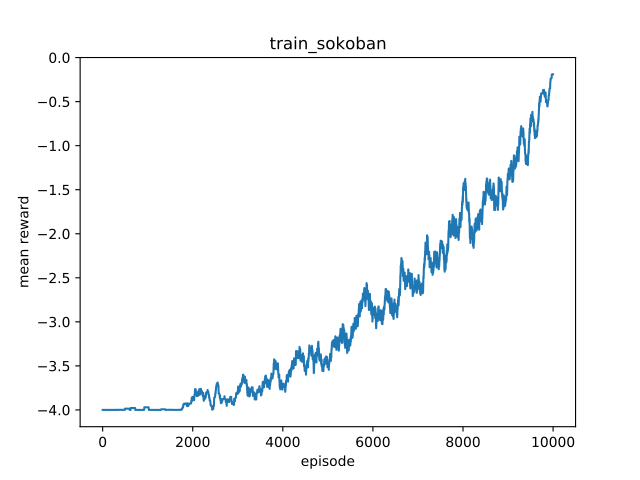

Reproduce this figure in Python.
import os
import sys
import matplotlib.pyplot as plt
from bp_env import BPEnv
from sokoban import *
from q_learning import *

env = BPEnv()
env.set_bprogram_generator(init_bprogram)

pygame_settings["display"] = False

Q, results, episodes, mean_reward = qlearning(environment=env,
                                              num_episodes=10000,
                                              episode_timeout=300,
                                              alpha=0.1,
                                              gamma=0.99,
                                              testing=True,
                                              seed=1,
                                              glie=glie_10)
plt.plot(episodes, mean_reward)
plt.ylabel('mean reward')
plt.xlabel('episode')
plt.title(os.path.basename(sys.argv[0])[:-3])
plt.savefig(os.path.basename(sys.argv[0])[:-3] + ".pdf")
event_runs = []
for i in range(100):
    reward, event_run = run(env, Q, i, 100, True)
    if event_run not in event_runs:
        event_runs.append(event_run)
print(event_runs)
import pickle
pickle_out = open("Q_b.pickle", "wb")
pickle.dump(Q, pickle_out)
pickle_out.close()
